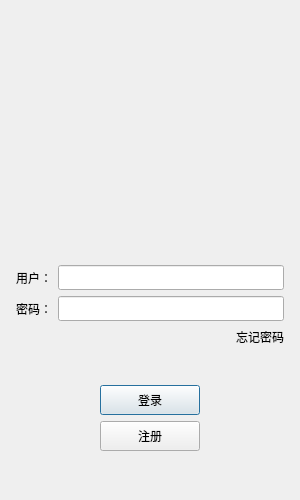
<?xml version="1.0" encoding="UTF-8"?>
<ui version="4.0">
 <class>LoginDialog</class>
 <widget class="QDialog" name="LoginDialog">
  <property name="geometry">
   <rect>
    <x>0</x>
    <y>0</y>
    <width>300</width>
    <height>500</height>
   </rect>
  </property>
  <property name="minimumSize">
   <size>
    <width>300</width>
    <height>500</height>
   </size>
  </property>
  <property name="maximumSize">
   <size>
    <width>300</width>
    <height>500</height>
   </size>
  </property>
  <property name="windowTitle">
   <string>Dialog</string>
  </property>
  <layout class="QVBoxLayout" name="verticalLayout_3">
   <item>
    <layout class="QVBoxLayout" name="verticalLayout_2">
     <property name="leftMargin">
      <number>5</number>
     </property>
     <property name="topMargin">
      <number>5</number>
     </property>
     <property name="rightMargin">
      <number>5</number>
     </property>
     <property name="bottomMargin">
      <number>5</number>
     </property>
     <item>
      <widget class="QWidget" name="widget" native="true">
       <property name="minimumSize">
        <size>
         <width>200</width>
         <height>200</height>
        </size>
       </property>
       <layout class="QGridLayout" name="gridLayout">
        <item row="0" column="0">
         <widget class="QLabel" name="head_label">
          <property name="minimumSize">
           <size>
            <width>200</width>
            <height>200</height>
           </size>
          </property>
          <property name="maximumSize">
           <size>
            <width>200</width>
            <height>200</height>
           </size>
          </property>
          <property name="text">
           <string/>
          </property>
          <property name="pixmap">
           <pixmap resource="rc.qrc">:/res/ice.png</pixmap>
          </property>
         </widget>
        </item>
       </layout>
      </widget>
     </item>
     <item>
      <spacer name="verticalSpacer_3">
       <property name="orientation">
        <enum>Qt::Orientation::Vertical</enum>
       </property>
       <property name="sizeHint" stdset="0">
        <size>
         <width>20</width>
         <height>40</height>
        </size>
       </property>
      </spacer>
     </item>
     <item>
      <layout class="QHBoxLayout" name="horizontalLayout_2">
       <item>
        <widget class="QLabel" name="user_label">
         <property name="minimumSize">
          <size>
           <width>0</width>
           <height>25</height>
          </size>
         </property>
         <property name="maximumSize">
          <size>
           <width>16777215</width>
           <height>25</height>
          </size>
         </property>
         <property name="text">
          <string>用户：</string>
         </property>
        </widget>
       </item>
       <item>
        <widget class="QLineEdit" name="user_edit">
         <property name="minimumSize">
          <size>
           <width>0</width>
           <height>25</height>
          </size>
         </property>
         <property name="maximumSize">
          <size>
           <width>16777215</width>
           <height>25</height>
          </size>
         </property>
        </widget>
       </item>
      </layout>
     </item>
     <item>
      <layout class="QHBoxLayout" name="horizontalLayout_3">
       <item>
        <widget class="QLabel" name="pass_label">
         <property name="minimumSize">
          <size>
           <width>0</width>
           <height>25</height>
          </size>
         </property>
         <property name="maximumSize">
          <size>
           <width>16777215</width>
           <height>25</height>
          </size>
         </property>
         <property name="text">
          <string>密码：</string>
         </property>
        </widget>
       </item>
       <item>
        <widget class="QLineEdit" name="pass_edit">
         <property name="minimumSize">
          <size>
           <width>0</width>
           <height>25</height>
          </size>
         </property>
         <property name="maximumSize">
          <size>
           <width>16777215</width>
           <height>25</height>
          </size>
         </property>
        </widget>
       </item>
      </layout>
     </item>
     <item>
      <layout class="QHBoxLayout" name="horizontalLayout_4">
       <item>
        <spacer name="horizontalSpacer">
         <property name="orientation">
          <enum>Qt::Orientation::Horizontal</enum>
         </property>
         <property name="sizeHint" stdset="0">
          <size>
           <width>40</width>
           <height>20</height>
          </size>
         </property>
        </spacer>
       </item>
       <item>
        <widget class="ClickedLabel" name="forget_label">
         <property name="text">
          <string>忘记密码</string>
         </property>
        </widget>
       </item>
      </layout>
     </item>
     <item>
      <spacer name="verticalSpacer_2">
       <property name="orientation">
        <enum>Qt::Orientation::Vertical</enum>
       </property>
       <property name="sizeHint" stdset="0">
        <size>
         <width>20</width>
         <height>40</height>
        </size>
       </property>
      </spacer>
     </item>
     <item>
      <layout class="QHBoxLayout" name="horizontalLayout_5">
       <item>
        <spacer name="horizontalSpacer_2">
         <property name="orientation">
          <enum>Qt::Orientation::Horizontal</enum>
         </property>
         <property name="sizeHint" stdset="0">
          <size>
           <width>40</width>
           <height>20</height>
          </size>
         </property>
        </spacer>
       </item>
       <item>
        <widget class="QPushButton" name="login_btn">
         <property name="minimumSize">
          <size>
           <width>100</width>
           <height>30</height>
          </size>
         </property>
         <property name="text">
          <string>登录</string>
         </property>
        </widget>
       </item>
       <item>
        <spacer name="horizontalSpacer_3">
         <property name="orientation">
          <enum>Qt::Orientation::Horizontal</enum>
         </property>
         <property name="sizeHint" stdset="0">
          <size>
           <width>40</width>
           <height>20</height>
          </size>
         </property>
        </spacer>
       </item>
      </layout>
     </item>
     <item>
      <layout class="QHBoxLayout" name="horizontalLayout_6">
       <item>
        <spacer name="horizontalSpacer_4">
         <property name="orientation">
          <enum>Qt::Orientation::Horizontal</enum>
         </property>
         <property name="sizeHint" stdset="0">
          <size>
           <width>40</width>
           <height>20</height>
          </size>
         </property>
        </spacer>
       </item>
       <item>
        <widget class="QPushButton" name="reg_btn">
         <property name="minimumSize">
          <size>
           <width>100</width>
           <height>30</height>
          </size>
         </property>
         <property name="text">
          <string>注册</string>
         </property>
        </widget>
       </item>
       <item>
        <spacer name="horizontalSpacer_5">
         <property name="orientation">
          <enum>Qt::Orientation::Horizontal</enum>
         </property>
         <property name="sizeHint" stdset="0">
          <size>
           <width>40</width>
           <height>20</height>
          </size>
         </property>
        </spacer>
       </item>
      </layout>
     </item>
     <item>
      <spacer name="verticalSpacer">
       <property name="orientation">
        <enum>Qt::Orientation::Vertical</enum>
       </property>
       <property name="sizeHint" stdset="0">
        <size>
         <width>20</width>
         <height>40</height>
        </size>
       </property>
      </spacer>
     </item>
    </layout>
   </item>
  </layout>
 </widget>
 <customwidgets>
  <customwidget>
   <class>ClickedLabel</class>
   <extends>QLabel</extends>
   <header location="global">clickedlabel.h</header>
  </customwidget>
 </customwidgets>
 <resources>
  <include location="rc.qrc"/>
 </resources>
 <connections/>
</ui>
